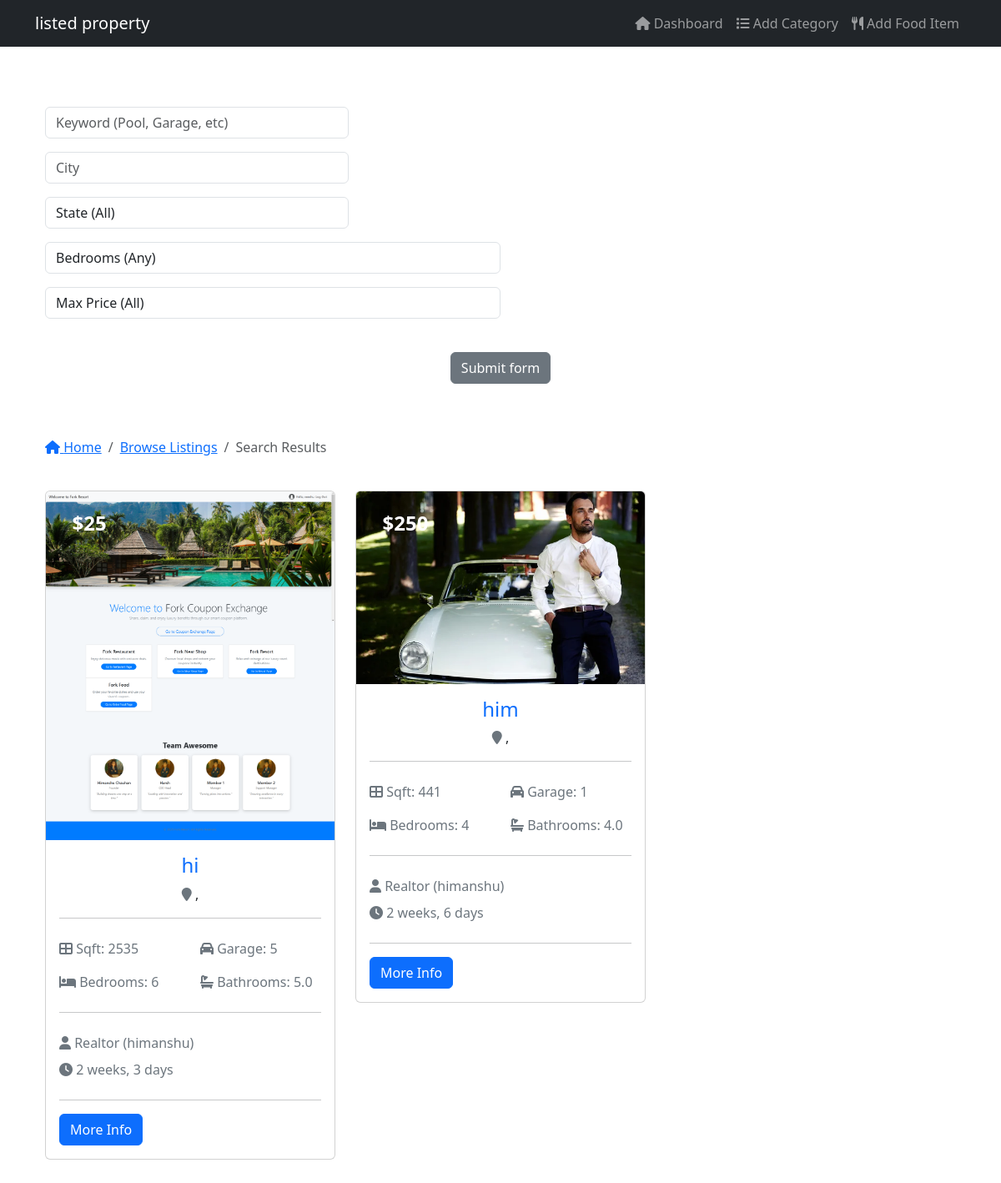
/main_page/search, run on the app's committed database.
### main_page/models.py (models this page shows, shortened)
class Listing(models.Model):
  realtor = models.ForeignKey(Realtor, on_delete=models.CASCADE)
  title = models.CharField(max_length=200)
  address = models.CharField(max_length=200)
  city = models.CharField(max_length=100)
  state = models.CharField(max_length=100)
  zipcode = models.CharField(max_length=20)
  description = models.TextField(blank=True)
  price = models.IntegerField()
  bedrooms = models.IntegerField()
  bathrooms = models.DecimalField(max_digits=2, decimal_places=1)
  garage = models.IntegerField(default=0)
  sqft = models.IntegerField()
  lot_size = models.DecimalField(max_digits=5, decimal_places=1)
  photo_main = models.ImageField(upload_to='photos/%Y/%m/%d/')
  photo_1 = models.ImageField(upload_to='photos/%Y/%m/%d/', blank=True)
  photo_2 = models.ImageField(upload_to='photos/%Y/%m/%d/', blank=True)
  photo_3 = models.ImageField(upload_to='photos/%Y/%m/%d/', blank=True)
  photo_4 = models.ImageField(upload_to='photos/%Y/%m/%d/', blank=True)
  photo_5 = models.ImageField(upload_to='photos/%Y/%m/%d/', blank=True)
  photo_6 = models.ImageField(upload_to='photos/%Y/%m/%d/', blank=True)
  is_published = models.BooleanField(default=True)
  list_date = models.DateTimeField(default=datetime.now, blank=True)

class Realtor(models.Model):
    user = models.OneToOneField(
        settings.AUTH_USER_MODEL,  # Link to your custom User model
        on_delete=models.CASCADE,
        null=True,
        blank=True
    )
    name = models.CharField(max_length=200, null=True, blank=True)
    photo = models.ImageField(upload_to='photos/', null=True, blank=True)
    description = models.TextField(blank=True, null=True)
    phone = models.CharField(max_length=20, null=True, blank=True)
    email = models.CharField(max_length=50, null=True, blank=True)
    is_mvp = models.BooleanField(default=False)
    hire_date = models.DateTimeField(default=datetime.now, blank=True, null=True)
    def __str__(self):
        return self.name or f"Realtor ({self.user.username})"

class User(AbstractUser):
    ADMIN = "admin"
    MANAGER = "manager"
    USER = "user"
    ROLE_CHOICES = [
        (ADMIN, "Admin"),
        (MANAGER, "Manager"),
        (USER, "User"),
    ]
    ONLINE = "online"
    MARKET = "market"
    SPECIAL = "special"
    LEVEL_CHOICES = [
        (ONLINE, "Online"),
        (MARKET, "Market"),
        (SPECIAL, "Special"),
    ]
    role = models.CharField(
        max_length=10, choices=ROLE_CHOICES, default=USER, null=True, blank=True
    )
    level = models.CharField(
        max_length=10, choices=LEVEL_CHOICES, default=ONLINE, null=True, blank=True
    )
    groups = models.ManyToManyField(
        Group,
        related_name="custom_user_set",
        blank=True,
        help_text="The groups this user belongs to.",
        verbose_name="groups",
    )
    user_permissions = models.ManyToManyField(
        Permission,
        related_name="custom_user_set",
        blank=True,
        help_text="Specific permissions for this user.",
        verbose_name="user permissions",
    )

### main_page/views.py (the view)
# urls.py: path('search', views.search, name='search'),
def search(request):
    queryset_list = Listing.objects.order_by("-list_date")
    if "keywords" in request.GET:
        keywords = request.GET["keywords"]
        if keywords:
            queryset_list = queryset_list.filter(description__icontains=keywords)
    if "city" in request.GET:
        city = request.GET["city"]
        if city:
            queryset_list = queryset_list.filter(city__iexact=city)
    if "state" in request.GET:
        state = request.GET["state"]
        if state:
            queryset_list = queryset_list.filter(state__iexact=state)
    if "bedrooms" in request.GET:
        bedrooms = request.GET["bedrooms"]
        if bedrooms:
            queryset_list = queryset_list.filter(bedrooms__lte=bedrooms)
    if "price" in request.GET:
        price = request.GET["price"]
        if price:
            queryset_list = queryset_list.filter(price__lte=price)
    context = {
        "state_choices": state_choices,
        "bedroom_choices": bedroom_choices,
        "price_choices": price_choices,
        "listings": queryset_list,
        "values": request.GET,
    }
    return render(request, "main_page/search.html", context)

### templates/main_page/search.html (shortened to what this page needs)
{% extends 'main_page/Pbase.html' %}
{% block content %}
<section id="showcase-inner" class="showcase-search text-white py-5">
    <div class="container">
      <div class="row text-center">
        <div class="col-md-12">
          <form action="{% url 'search' %}">
            <div class="form-row">
              <div class="col-md-4 mb-3">
                <input type="text" name="keywords" class="form-control" placeholder="Keyword (Pool, Garage, etc)" value="{{ values.keywords }}">
              </div>
              <div class="col-md-4 mb-3">
                <input type="text" name="city" class="form-control" placeholder="City" value="{{ values.city }}">
              </div>
              <div class="col-md-4 mb-3">
                <select name="state" class="form-control">
                  <option selected="true" disabled="disabled">State (All)</option>
                </select>
              </div>
            </div>
            <div class="form-row">
              <div class="col-md-6 mb-3">
                <select name="bedrooms" class="form-control">
                  <option selected="true" disabled="disabled">Bedrooms (Any)</option>
                </select>
              </div>
              <div class="col-md-6 mb-3">
                <select name="price" class="form-control">
                  <option selected="true" disabled="disabled">Max Price (All)</option>
                </select>
              </div>
            </div>
            <button class="btn btn-secondary btn-block mt-4" type="submit">Submit form</button>
          </form>
        </div>
      </div>
    </div>
  </section>
  <section id="bc" class="mt-3">
    <div class="container">
      <nav aria-label="breadcrumb">
        <ol class="breadcrumb">
          <li class="breadcrumb-item">
            <a href="{% url 'realindex' %}">
              <i class="fas fa-home"></i> Home</a>
          </li>
          <li class="breadcrumb-item">
            <a href="{% url 'listings' %}">Browse Listings</a>
          </li>
          <li class="breadcrumb-item active"> Search Results</li>
        </ol>
      </nav>
    </div>
  </section>
  <section id="listings" class="py-4">
    <div class="container">
      <div class="row">
        {% if listings %}
          {% for listing in listings %}
          <div class="col-md-6 col-lg-4 mb-4">
              <div class="card listing-preview">
                <img class="card-img-top" src="{{ listing.photo_main.url }}" alt="">
                <div class="card-img-overlay">
                  <h2>
                    <span class="badge badge-secondary text-white">${{ listing.price  }}</span>
                  </h2>
                </div>
                <div class="card-body">
                  <div class="listing-heading text-center">
                    <h4 class="text-primary">{{ listing.title }}</h4>
                    <p>
                      <i class="fas fa-map-marker text-secondary"></i> {{ listing.city }} {{ listing.state }}, {{ listing.zipcode }}</p>
                  </div>
                  <hr>
                  <div class="row py-2 text-secondary">
                    <div class="col-6">
                      <i class="fas fa-th-large"></i> Sqft: {{ listing.sqft }}</div>
                    <div class="col-6">
                      <i class="fas fa-car"></i> Garage: {{ listing.garage }}</div>
                  </div>
                  <div class="row py-2 text-secondary">
                    <div class="col-6">
                      <i class="fas fa-bed"></i> Bedrooms: {{ listing.bedrooms }}</div>
                    <div class="col-6">
                      <i class="fas fa-bath"></i> Bathrooms: {{ listing.bathrooms }}</div>
                  </div>
                  <hr>
                  <div class="row py-2 text-secondary">
                    <div class="col-12">
                      <i class="fas fa-user"></i> {{ listing.realtor }}</div>
                  </div>
                  <div class="row text-secondary pb-2">
                    <div class="col-6">
                      <i class="fas fa-clock"></i> {{ listing.list_date | timesince }}</div>
                  </div>
                  <hr>
                  <a href="{% url 'listing' listing.id %}" class="btn btn-primary btn-block">More Info</a>
                </div>
              </div>
            </div>
          {% endfor %}
        {% else %}
          <div class="col-md-12">
            <p>No Listings Available</p>
          </div>
        {% endif %}
      </div>
    </div>
  </section>
  {% endblock %}

### templates/main_page/Pbase.html (style rules this page uses)
body { padding-top: 56px; }

### data on the page
Listing: photo_main (picture), price "25", title "hi", sqft "2535", garage "5", bedrooms "6", bathrooms "5.0", realtor "Realtor (himanshu)", list_date "2 weeks, 3 days"
Listing: photo_main (picture), price "250", title "him", sqft "441", garage "1", bedrooms "4", bathrooms "4.0", realtor "Realtor (himanshu)", list_date "2 weeks, 6 days"
